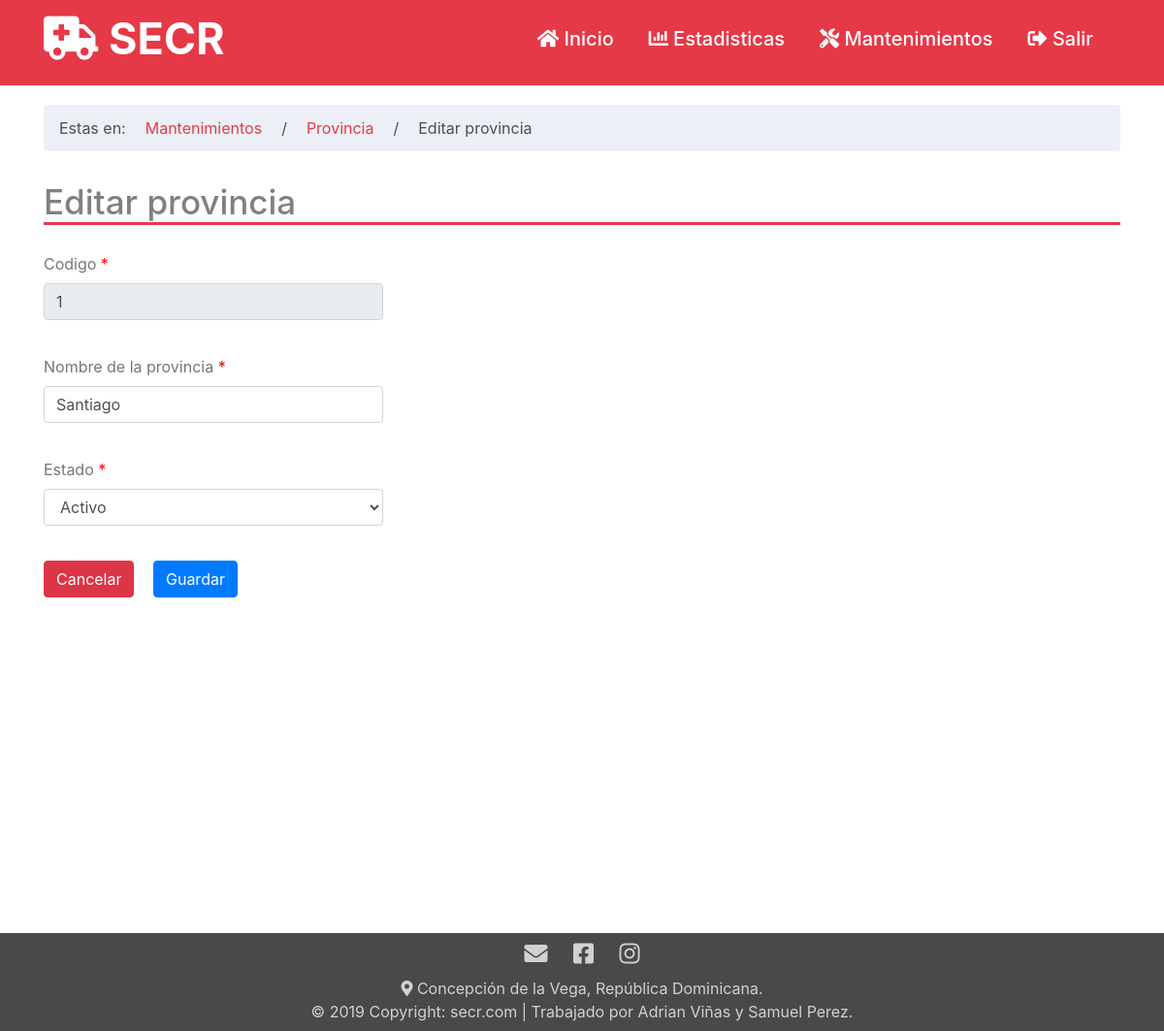
The app's page /provincia_modi.php?id=1 with its own data.
### tables this page shows
CREATE TABLE `provincia` (
  `id_provincia` int(11) NOT NULL,
  `nombre` varchar(50) NOT NULL,
  `estado` char(1) NOT NULL
);

### php/select.php (called while the page is built, shortened)
<?php
function consultar_provincias_id($id){
    include('conexion.php');
    $sql="SELECT * FROM provincia where id_provincia='$id'";
    return $result=$mysqli->query($sql);
}
?>

### provincia_modi.php (the view, shortened to what this page needs)
<?php
    include './php/cabe.php';
    $query=consultar_provincias_id($_GET['id']);
    $row=$query->fetch_assoc();
?>
<div class="container">
    <div class="row">
        <div class="col-lg-12">
        <ol class = "breadcrumb" style="margin-top: 20px; background: rgba(230, 235, 243, 0.74);">
            <li style="color: rgb(78, 78, 78);">Estas en:</li>
            <li class="active" style="color: rgb(78, 78, 78);"><a href="mantenimientos.php" style="color: rgb(230, 57, 71);">Mantenimientos</a></li>
            <li class="active" style="color: rgb(78, 78, 78);">/</li>
            <li class="active" style="color: rgb(78, 78, 78);"><a href="provincia_mant.php" style="color: rgb(230, 57, 71);">Provincia</a></li>
            <li class="active" style="color: rgb(78, 78, 78);">/</li>
            <li class="active" style="color: rgb(78, 78, 78);">Editar provincia</li>
        </ol>
        </div>
    </div>
    <div class="row">
        <div class="col-lg-12">
            <h2 id="Titulo">Editar provincia</h2>
        </div>
    </div>
    <form action="./php/procedimientos_provincia.php?accion=UDT" method="POST">
    <div class="row" id="fila">
        <div class="col-md-4 col-md-offset-2 col-sm-4 col-sm-offset-2 col-lg-4 col-lg-offset-2 col-xs-12 col-xs-offset-0">
            <div class="form-group">
                <label for="" class="control-label">Codigo <span style="color:red">*</span> </label>
                <input type="text" name="codigo" require="" placeholder="codigo" class="form-control" readonly="" value="<?php echo $row['id_provincia']?>">
            </div>
        </div>
    </div>
    <div class="row" id="fila">
            <div class="col-md-4 col-md-offset-2 col-sm-4 col-sm-offset-2 col-lg-4 col-lg-offset-2 col-xs-12 col-xs-offset-0">
                <div class="form-group">
                    <label for="" class="control-label">Nombre de la provincia <span style="color:red">*</span> </label>
                    <input type="text" name="provincias" required="" placeholder="Provincia" class="form-control" value="<?php echo $row['nombre']?>">
                </div>
            </div>
        </div>
    <div class="row" id="fila">
        <div class="col-md-4 col-md-offset-0 col-sm-4 col-sm-offset-0 col-lg-4 col-lg-offset-0 col-xs-12 col-xs-offset-0">
            <div class="form-group">
                <label for="" class="control-label">Estado <span style="color:red">*</span> </label>
                <select class="form-control" name="estado">
                    <option value="1" <?php if($row['estado']=="A"){echo "selected";} ?>>Activo</option>
                </select>
            </div>
        </div>
    </div>
        <div class="row" id="fila">
            <div class="col-md-4 col-md-offset-2 col-sm-4 col-sm-offset-2 col-lg-4 col-lg-offset-2 col-xs-12 col-xs-offset-0">
                <div class="form-group" id="botonesCrearP">
                    <a href="provincia_mant.php" class="btn btn-danger btn-md">Cancelar</a>
                    <input type="submit" value="Guardar" class="btn btn-primary btn-md" id="botonGuardar">
                </div>
            </div>
        </div>
    </form>
</div>
<?php
    include 'php/pie.php';
?>

### css/Estilos_titulo.css (style rules this page uses)
#Titulo { border-bottom: 3px solid rgb(230, 57, 71); color: grey; margin-top: 15px; font-size: 35px; }
#fila { margin-top: 20px; }
label { color: rgb(119, 118, 118); }
body { background: rgb(250, 248, 248); }
#botonGuardar { margin-left: 15px; }

### css/Estilos_Pais.css (style rules this page uses)
html, body, #cont { width: 100%; height: 90%; margin: 0; padding: 0; }

### css/EstilosCab1.css (style rules this page uses)
li { margin-right: 20px; }
#botonesCrearP { padding-bottom: 150px; }

### records on screen
provincia: codigo "1", provincias "Santiago", estado "Activo"
